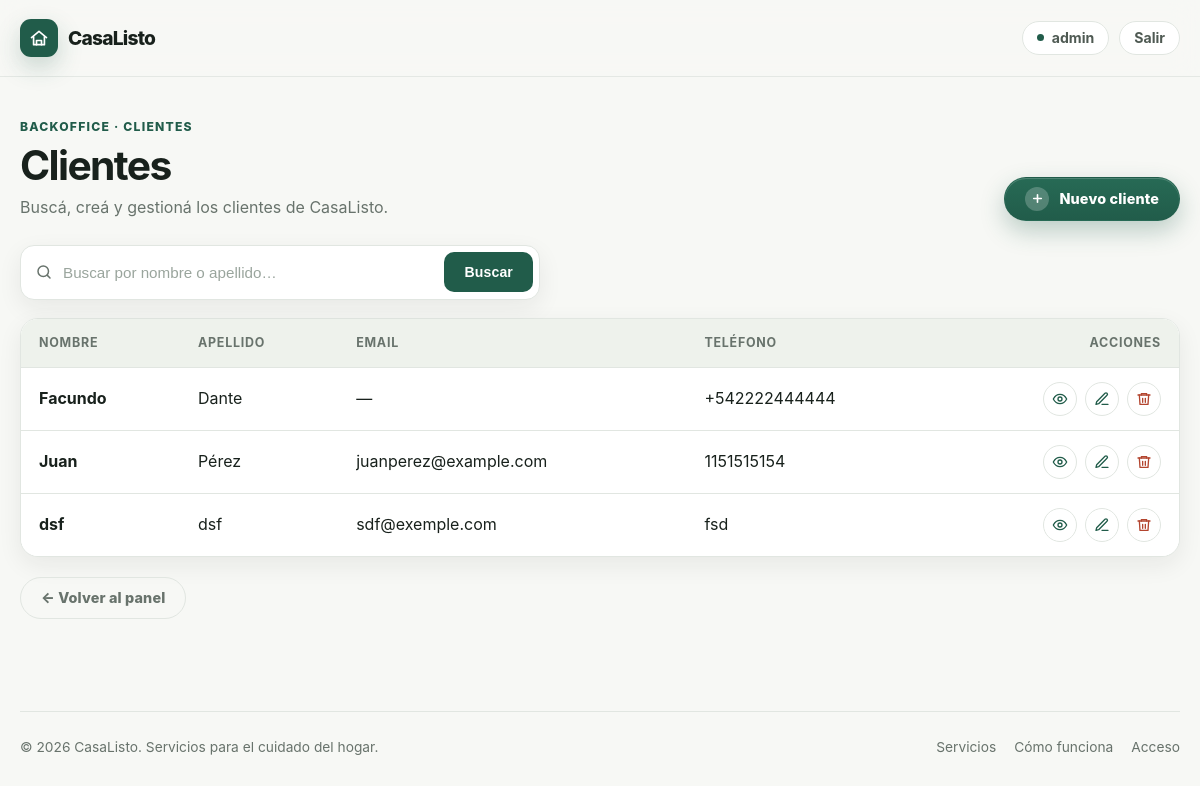
The page /servicio/cliente/list/ (signed in) on the database its author committed.
### servicio/models.py (models this page shows, shortened)
class Cliente(models.Model):
    nombre = models.CharField(validators=[ValidarTextoEspañol()])
    apellido = models.CharField(validators=[ValidarTextoEspañol()])
    email = models.EmailField(unique=True, blank=True, null=True)
    telefono = models.CharField(unique=True, validators=[ValidarTelefono()])
    class Meta:
        verbose_name = "Cliente"
        verbose_name_plural = "Clientes"

### servicio/views/cliente.py (the view)
# urls.py: path("cliente/list/", ClienteList.as_view(), name="cliente_list"),
class ClienteList(ListView):
    model = Cliente
    template_name = "servicio/cliente_list.html"
    context_object_name = "clientes"
    paginate_by = 10
    ordering = ("apellido", "nombre", "-pk")
    def get_queryset(self) -> QuerySet:
        clientes = super().get_queryset()
        busqueda = self.request.GET.get("busqueda", "").strip()
        if busqueda:
            clientes = clientes.filter(
                Q(nombre__icontains=busqueda) | Q(apellido__icontains=busqueda),
            )
        return clientes

### servicio/templates/servicio/cliente_list.html (shortened to what this page needs)
{% extends "core/base.html" %}
{% load static %}
{% block style %}
    <link rel="stylesheet" href="{% static 'core/table.css' %}" />
{% endblock style %}
{% block content %}
    <div class="container page">
        <div class="page-header">
            <div>
                <p class="page-eyebrow">Backoffice · Clientes</p>
                <h1>Clientes</h1>
                <p class="page-subtitle">Buscá, creá y gestioná los clientes de CasaListo.</p>
            </div>
            <div class="page-actions">
                <a class="btn btn-primary" href="{% url 'servicio:cliente_create' %}">
                    <span class="btn-add-icon" aria-hidden="true">
                        <svg viewBox="0 0 24 24" fill="none" stroke="currentColor" stroke-width="3" stroke-linecap="round">
                            <path d="M12 5v14M5 12h14" />
                        </svg>
                    </span>
                    Nuevo cliente
                </a>
            </div>
        </div>
        <div class="toolbar">
            <form class="searchbar" method="get" role="search">
                <span class="search-icon" aria-hidden="true">
                    <svg viewBox="0 0 24 24" fill="none" stroke="currentColor" stroke-width="2" stroke-linecap="round" stroke-linejoin="round">
                        <circle cx="11" cy="11" r="7" />
                        <path d="m20 20-3.5-3.5" />
                    </svg>
                </span>
                <input id="id-busqueda"
                       type="text"
                       name="busqueda"
                       placeholder="Buscar por nombre o apellido…"
                       aria-label="Buscar clientes"
                       autocomplete="off"
                       value="{{ request.GET.busqueda }}" />
                <button type="submit">Buscar</button>
            </form>
        </div>
        <div class="tabla-wrap">
            <table class="tabla-categorias">
                <thead>
                    <tr>
                        <th>Nombre</th>
                        <th>Apellido</th>
                        <th>Email</th>
                        <th>Teléfono</th>
                        <th>Acciones</th>
                    </tr>
                </thead>
                <tbody>
                    {% for cliente in clientes %}
                        <tr>
                            <td>{{ cliente.nombre }}</td>
                            <td>{{ cliente.apellido }}</td>
                            <td>{{ cliente.email|default:"—" }}</td>
                            <td>{{ cliente.telefono }}</td>
                            <td class="acciones">
                                {% include "servicio/_acciones_iconos.html" with objeto=cliente detail_url_name="servicio:cliente_detail" update_url_name="servicio:cliente_update" delete_url_name="servicio:cliente_delete" %}
                            </td>
                        </tr>
                    {% endfor %}
                </tbody>
            </table>
        </div>
        <a class="btn btn-ghost back-link" href="{% url 'servicio:home' %}">← Volver al panel</a>
    </div>
{% endblock content %}

### core/templates/core/partials/header.html (shortened to what this page needs)
<div class="site-header">
    <div class="container nav">
        <a class="brand" href="#inicio" aria-label="CasaListo inicio">
            <span class="brand-mark" aria-hidden="true">
                <svg viewBox="0 0 24 24"
                     fill="none"
                     stroke="currentColor"
                     stroke-width="2"
                     stroke-linecap="round"
                     stroke-linejoin="round">
                    <path d="M3 11.5 12 4l9 7.5"></path>
                    <path d="M5.5 10.5V20h13v-9.5"></path>
                    <path d="M9 20v-5h6v5"></path>
                </svg>
            </span>
            CasaListo
        </a>
        <div class="nav-actions">
            {% if user.is_authenticated %}
                <span class="nav-user">{{ user.username }}</span>
                <form class="nav-logout-form"
                      action="{% url 'core:logout' %}"
                      method="post">
                    <button class="nav-logout" type="submit">Salir</button>
                </form>
            {% else %}
                <a class="nav-login" href="{% url 'core:login' %}">Acceder</a>
            {% endif %}
        </div>
    </div>
</div>

### servicio/templates/servicio/_acciones_iconos.html
<a class="accion-icono"
   href="{% url detail_url_name objeto.pk %}"
   title="Ver"
   aria-label="Ver">
    <svg viewBox="0 0 24 24"
         fill="none"
         stroke="currentColor"
         stroke-width="2"
         stroke-linecap="round"
         stroke-linejoin="round">
        <path d="M2 12s3.5-7 10-7 10 7 10 7-3.5 7-10 7-10-7-10-7z"></path>
        <circle cx="12" cy="12" r="3"></circle>
    </svg>
</a>
<a class="accion-icono"
   href="{% url update_url_name objeto.pk %}"
   title="Editar"
   aria-label="Editar">
    <svg viewBox="0 0 24 24"
         fill="none"
         stroke="currentColor"
         stroke-width="2"
         stroke-linecap="round"
         stroke-linejoin="round">
        <path d="M12 20h9"></path>
        <path d="M16.5 3.5a2.12 2.12 0 0 1 3 3L7 19l-4 1 1-4z"></path>
    </svg>
</a>
<a class="accion-icono accion-icono--eliminar"
   href="{% url delete_url_name objeto.pk %}"
   title="Eliminar"
   aria-label="Eliminar">
    <svg viewBox="0 0 24 24"
         fill="none"
         stroke="currentColor"
         stroke-width="2"
         stroke-linecap="round"
         stroke-linejoin="round">
        <path d="M3 6h18"></path>
        <path d="M8 6V4h8v2"></path>
        <path d="M19 6l-1 14H6L5 6"></path>
        <path d="M10 11v6M14 11v6"></path>
    </svg>
</a>

### core/static/core/base.css (style rules this page uses)
:root { --bg: #f7f8f5; --surface: #ffffff; --surface-soft: #eef2ec; --text: #18211c; --muted: #68736c; --primary: #215c4a; --primary-dark: #174637; --accent: #dcefd5; --border: #e1e6e1; --danger: #b3452f; --danger-dark: #8f3523; --danger-soft: #fbeeea; --shadow: 0 18px 45px rgba(24, 33, 28, 0.08); --shadow-sm: 0 8px 24px rgba(24, 33, 28, 0.07); --radius-lg: 28px; --radius-md: 18px; --radius-sm: 12px; --max-width: 1180px; }
* { box-sizing: border-box; }
html { scroll-behavior: smooth; }
body { margin: 0; font-family: Inter, ui-sans-serif, system-ui, -apple-system, BlinkMacSystemFont, "Segoe UI", sans-serif; color: var(--text); background: var(--bg); line-height: 1.6; }
a { color: inherit; text-decoration: none; }
img, svg { display: block; max-width: 100%; }
button, a { -webkit-tap-highlight-color: transparent; }
.container { width: min(100% - 40px, var(--max-width)); margin-inline: auto; }
.page { padding: 40px 0 64px; }
.page h1 { margin: 0; font-size: clamp(1.9rem, 3.4vw, 2.7rem); line-height: 1.05; letter-spacing: -0.04em; }

### core/static/core/components.css (style rules this page uses)
.btn { display: inline-flex; align-items: center; justify-content: center; gap: 10px; min-height: 44px; padding: 0 20px; border-radius: 999px; border: 1px solid transparent; font-size: .9rem; font-weight: 800; letter-spacing: .01em; line-height: 1; white-space: nowrap; cursor: pointer; user-select: none; transition: transform .2s ease, box-shadow .2s ease, background .2s ease, border-color .2s ease; }
.btn svg { width: 16px; height: 16px; flex: 0 0 auto; }
.btn-add-icon { width: 24px; height: 24px; display: grid; place-items: center; border-radius: 50%; background: rgba(255, 255, 255, .22); flex: 0 0 auto; }
.btn-add-icon svg { width: 13px; height: 13px; }
.btn-primary { background: linear-gradient(180deg, #276a55 0%, var(--primary) 100%); color: white; box-shadow: 0 10px 24px rgba(33, 92, 74, .28), inset 0 1px 0 rgba(255, 255, 255, .18); }
.btn-ghost { background: transparent; border-color: var(--border); color: var(--muted); min-height: 42px; }
.page-header { display: flex; align-items: end; justify-content: space-between; gap: 20px; margin-bottom: 24px; flex-wrap: wrap; }
.page-eyebrow { margin: 0 0 8px; color: var(--primary); font-size: .76rem; font-weight: 800; letter-spacing: .1em; text-transform: uppercase; }
.page-subtitle { margin: 8px 0 0; color: var(--muted); max-width: 560px; }
.page-actions { display: flex; gap: 10px; flex-wrap: wrap; }
.toolbar { display: flex; gap: 12px; align-items: center; justify-content: space-between; margin-bottom: 18px; flex-wrap: wrap; }
.searchbar { display: flex; align-items: center; gap: 10px; flex: 1 1 300px; max-width: 520px; min-height: 52px; background: var(--surface); border: 1.5px solid var(--border); border-radius: 14px; padding: 6px 6px 6px 14px; box-shadow: var(--shadow-sm); transition: border-color .2s ease, box-shadow .2s ease; }
.search-icon { display: grid; place-items: center; flex: 0 0 auto; color: var(--muted); }
.search-icon svg { width: 18px; height: 18px; }
.searchbar input { flex: 1; border: 0; background: transparent; font-size: .95rem; line-height: 1.4; color: var(--text); min-width: 0; padding: 10px 0; }
.searchbar input::placeholder { color: #9aa59d; }
.searchbar button { flex: 0 0 auto; min-height: 40px; padding: 0 20px; border: 0; border-radius: 10px; background: var(--primary); color: white; font-size: .88rem; font-weight: 800; letter-spacing: .01em; cursor: pointer; transition: background .2s ease, transform .2s ease; }
.back-link { display: inline-flex; margin-top: 20px; }

### rows shown on the page
Cliente: nombre "Facundo", apellido "Dante", email "—", telefono "+542222444444"
Cliente: nombre "Juan", apellido "Pérez", email "juanperez@example.com", telefono "1151515154"
Cliente: nombre "dsf", apellido "dsf", email "sdf@exemple.com", telefono "fsd"

### other values the page prints
{{ user.username }} "admin"
